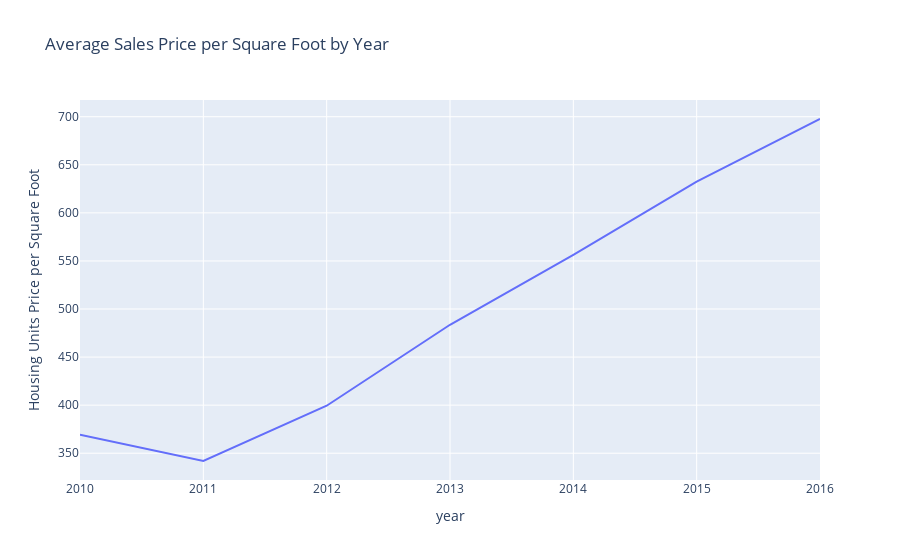
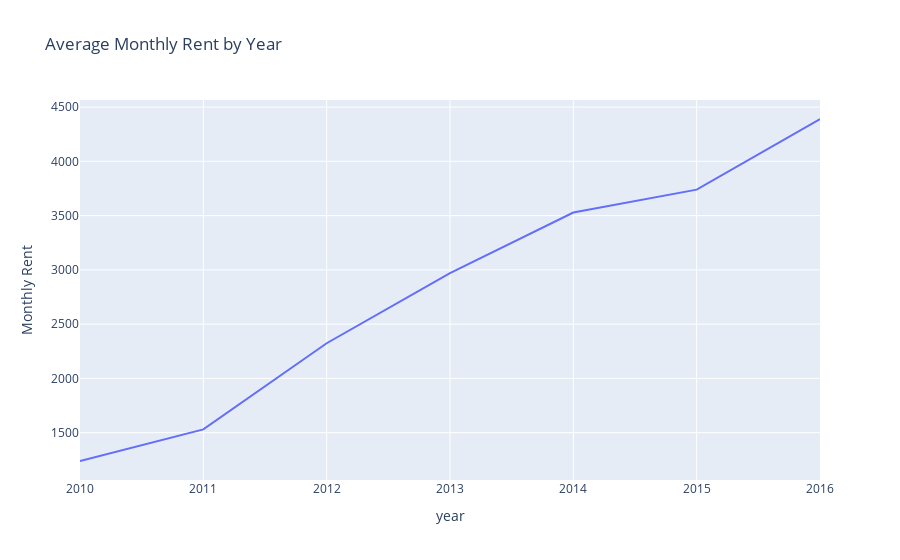

The notebook cell saved with these charts, in order:
### Code cell
# Create two line charts, one to plot the average sale price per square foot and another for average montly rent
avg_sale_sqft = sfo_data.groupby(["year"])["sale_price_sqr_foot"].mean()
# Line chart for average sale price per square foot
avg_sale_sqft_line = px.line(avg_sale_sqft,
    x=avg_sale_sqft.index,
    y='sale_price_sqr_foot',
    title="Average Sales Price per Square Foot by Year", 
    labels={'sale_price_sqr_foot':'Housing Units Price per Square Foot'}
)
avg_sale_sqft_line.show()

# Line chart for average montly rent
avg_mon_rent = sfo_data.groupby(["year"])["gross_rent"].mean()
avg_mon_rent_line= px.line(avg_mon_rent,
    x=avg_mon_rent.index,
    y='gross_rent' ,
    title="Average Monthly Rent by Year", 
    labels={'gross_rent':'Monthly Rent'}
)
avg_mon_rent_line.show()

### Figure 1 — Plotly figure (JSON) as saved in the notebook; plotly's stock layout.template omitted (floating-point values rounded to 4 significant figures)
{"data": [{"hovertemplate": "year=%{x}<br>Housing Units Price per Square Foot=%{y}<extra></extra>", "legendgroup": "", "line": {"color": "#636efa", "dash": "solid"}, "marker": {"symbol": "circle"}, "mode": "lines", "name": "", "orientation": "v", "showlegend": false, "type": "scatter", "x": [2010, 2011, 2012, 2013, 2014, 2015, 2016], "xaxis": "x", "y": [369.3, 341.9, 399.4, 483.6, 556.3, 632.5, 697.6], "yaxis": "y"}], "layout": {"autosize": true, "legend": {"tracegroupgap": 0}, "title": {"text": "Average Sales Price per Square Foot by Year"}, "xaxis": {"anchor": "y", "autorange": true, "domain": [0, 1], "range": [2010, 2016], "title": {"text": "year"}, "type": "linear"}, "yaxis": {"anchor": "x", "autorange": true, "domain": [0, 1], "range": [322.1, 717.4], "title": {"text": "Housing Units Price per Square Foot"}, "type": "linear"}}}

### Figure 2 — Plotly figure (JSON) as saved in the notebook; plotly's stock layout.template omitted (floating-point values rounded to 4 significant figures)
{"data": [{"hovertemplate": "year=%{x}<br>Monthly Rent=%{y}<extra></extra>", "legendgroup": "", "line": {"color": "#636efa", "dash": "solid"}, "marker": {"symbol": "circle"}, "mode": "lines", "name": "", "orientation": "v", "showlegend": false, "type": "scatter", "x": [2010, 2011, 2012, 2013, 2014, 2015, 2016], "xaxis": "x", "y": [1239, 1530, 2324, 2971, 3528, 3739, 4390], "yaxis": "y"}], "layout": {"autosize": true, "legend": {"tracegroupgap": 0}, "title": {"text": "Average Monthly Rent by Year"}, "xaxis": {"anchor": "y", "autorange": true, "domain": [0, 1], "range": [2010, 2016], "title": {"text": "year"}, "type": "linear"}, "yaxis": {"anchor": "x", "autorange": true, "domain": [0, 1], "range": [1064.0, 4565.0], "title": {"text": "Monthly Rent"}, "type": "linear"}}}
